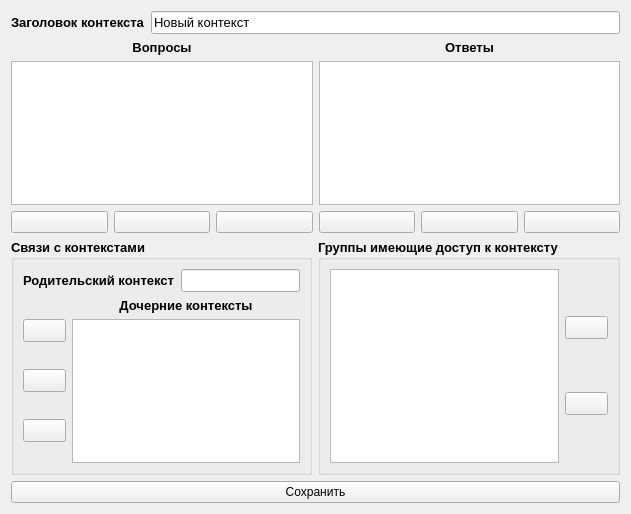
<?xml version="1.0" encoding="UTF-8"?>
<ui version="4.0">
 <class>Form</class>
 <widget class="QWidget" name="Form">
  <property name="geometry">
   <rect>
    <x>0</x>
    <y>0</y>
    <width>631</width>
    <height>514</height>
   </rect>
  </property>
  <property name="windowTitle">
   <string>Редактор контекстов</string>
  </property>
  <layout class="QVBoxLayout" name="verticalLayout_6">
   <item>
    <layout class="QHBoxLayout" name="horizontalLayout">
     <item>
      <widget class="QLabel" name="label_3">
       <property name="font">
        <font>
         <pointsize>10</pointsize>
         <weight>75</weight>
         <bold>true</bold>
        </font>
       </property>
       <property name="text">
        <string>Заголовок контекста</string>
       </property>
      </widget>
     </item>
     <item>
      <widget class="QLineEdit" name="leHeader">
       <property name="font">
        <font>
         <pointsize>10</pointsize>
         <weight>50</weight>
         <bold>false</bold>
        </font>
       </property>
       <property name="text">
        <string>Новый контекст</string>
       </property>
      </widget>
     </item>
    </layout>
   </item>
   <item>
    <layout class="QHBoxLayout" name="horizontalLayout_5">
     <item>
      <layout class="QVBoxLayout" name="verticalLayout">
       <item>
        <widget class="QLabel" name="label">
         <property name="font">
          <font>
           <pointsize>10</pointsize>
           <weight>75</weight>
           <bold>true</bold>
          </font>
         </property>
         <property name="text">
          <string>Вопросы</string>
         </property>
         <property name="alignment">
          <set>Qt::AlignCenter</set>
         </property>
        </widget>
       </item>
       <item>
        <widget class="QTableView" name="tvQ"/>
       </item>
       <item>
        <layout class="QHBoxLayout" name="horizontalLayout_2">
         <item>
          <widget class="QPushButton" name="pbQAdd">
           <property name="text">
            <string/>
           </property>
           <property name="icon">
            <iconset>
             <normaloff>../../pics/Add.png</normaloff>../../pics/Add.png</iconset>
           </property>
          </widget>
         </item>
         <item>
          <widget class="QPushButton" name="pbQEdit">
           <property name="text">
            <string/>
           </property>
           <property name="icon">
            <iconset>
             <normaloff>../../pics/Edit.png</normaloff>../../pics/Edit.png</iconset>
           </property>
          </widget>
         </item>
         <item>
          <widget class="QPushButton" name="pbQDel">
           <property name="text">
            <string/>
           </property>
           <property name="icon">
            <iconset>
             <normaloff>../../pics/Del.png</normaloff>../../pics/Del.png</iconset>
           </property>
          </widget>
         </item>
        </layout>
       </item>
      </layout>
     </item>
     <item>
      <layout class="QVBoxLayout" name="verticalLayout_2">
       <item>
        <widget class="QLabel" name="label_2">
         <property name="font">
          <font>
           <pointsize>10</pointsize>
           <weight>75</weight>
           <bold>true</bold>
          </font>
         </property>
         <property name="text">
          <string>Ответы</string>
         </property>
         <property name="alignment">
          <set>Qt::AlignCenter</set>
         </property>
        </widget>
       </item>
       <item>
        <widget class="QTableView" name="tvA"/>
       </item>
       <item>
        <layout class="QHBoxLayout" name="horizontalLayout_3">
         <item>
          <widget class="QPushButton" name="pbAAdd">
           <property name="text">
            <string/>
           </property>
           <property name="icon">
            <iconset>
             <normaloff>../../pics/Add.png</normaloff>../../pics/Add.png</iconset>
           </property>
          </widget>
         </item>
         <item>
          <widget class="QPushButton" name="pbAEdit">
           <property name="text">
            <string/>
           </property>
           <property name="icon">
            <iconset>
             <normaloff>../../pics/Edit.png</normaloff>../../pics/Edit.png</iconset>
           </property>
          </widget>
         </item>
         <item>
          <widget class="QPushButton" name="pbADel">
           <property name="text">
            <string/>
           </property>
           <property name="icon">
            <iconset>
             <normaloff>../../pics/Del.png</normaloff>../../pics/Del.png</iconset>
           </property>
          </widget>
         </item>
        </layout>
       </item>
      </layout>
     </item>
    </layout>
   </item>
   <item>
    <layout class="QHBoxLayout" name="horizontalLayout_7">
     <item>
      <widget class="QGroupBox" name="groupBox">
       <property name="font">
        <font>
         <pointsize>10</pointsize>
         <weight>75</weight>
         <bold>true</bold>
        </font>
       </property>
       <property name="title">
        <string>Связи с контекстами</string>
       </property>
       <layout class="QVBoxLayout" name="verticalLayout_5">
        <item>
         <layout class="QHBoxLayout" name="horizontalLayout_4">
          <item>
           <widget class="QLabel" name="label_5">
            <property name="sizePolicy">
             <sizepolicy hsizetype="Expanding" vsizetype="Preferred">
              <horstretch>0</horstretch>
              <verstretch>0</verstretch>
             </sizepolicy>
            </property>
            <property name="font">
             <font>
              <pointsize>10</pointsize>
              <weight>75</weight>
              <bold>true</bold>
             </font>
            </property>
            <property name="text">
             <string>Родительский контекст</string>
            </property>
           </widget>
          </item>
          <item>
           <widget class="QLineEdit" name="leParentContext">
            <property name="sizePolicy">
             <sizepolicy hsizetype="Expanding" vsizetype="Fixed">
              <horstretch>0</horstretch>
              <verstretch>0</verstretch>
             </sizepolicy>
            </property>
            <property name="font">
             <font>
              <pointsize>10</pointsize>
              <weight>50</weight>
              <bold>false</bold>
             </font>
            </property>
            <property name="readOnly">
             <bool>true</bool>
            </property>
           </widget>
          </item>
         </layout>
        </item>
        <item>
         <layout class="QHBoxLayout" name="horizontalLayout_6">
          <item>
           <layout class="QVBoxLayout" name="verticalLayout_4">
            <item>
             <widget class="QPushButton" name="pbCAdd">
              <property name="text">
               <string/>
              </property>
              <property name="icon">
               <iconset>
                <normaloff>../../pics/Add.png</normaloff>../../pics/Add.png</iconset>
              </property>
             </widget>
            </item>
            <item>
             <widget class="QPushButton" name="pbCEdit">
              <property name="text">
               <string/>
              </property>
              <property name="icon">
               <iconset>
                <normaloff>../../pics/Edit.png</normaloff>../../pics/Edit.png</iconset>
              </property>
             </widget>
            </item>
            <item>
             <widget class="QPushButton" name="pbCDel">
              <property name="text">
               <string/>
              </property>
              <property name="icon">
               <iconset>
                <normaloff>../../pics/Del.png</normaloff>../../pics/Del.png</iconset>
              </property>
             </widget>
            </item>
           </layout>
          </item>
          <item>
           <layout class="QVBoxLayout" name="verticalLayout_3">
            <item>
             <widget class="QLabel" name="label_6">
              <property name="font">
               <font>
                <pointsize>10</pointsize>
                <weight>75</weight>
                <bold>true</bold>
               </font>
              </property>
              <property name="text">
               <string>Дочерние контексты</string>
              </property>
              <property name="alignment">
               <set>Qt::AlignCenter</set>
              </property>
             </widget>
            </item>
            <item>
             <widget class="QTableView" name="tvChildContext"/>
            </item>
           </layout>
          </item>
         </layout>
        </item>
       </layout>
      </widget>
     </item>
     <item>
      <widget class="QGroupBox" name="groupBox_2">
       <property name="font">
        <font>
         <pointsize>10</pointsize>
         <weight>75</weight>
         <bold>true</bold>
        </font>
       </property>
       <property name="title">
        <string>Группы имеющие доступ к контексту</string>
       </property>
       <layout class="QHBoxLayout" name="horizontalLayout_9">
        <item>
         <layout class="QHBoxLayout" name="horizontalLayout_8">
          <item>
           <layout class="QVBoxLayout" name="verticalLayout_9">
            <item>
             <widget class="QTableView" name="tvG"/>
            </item>
           </layout>
          </item>
         </layout>
        </item>
        <item>
         <layout class="QVBoxLayout" name="verticalLayout_8">
          <item>
           <widget class="QPushButton" name="pbGAdd">
            <property name="text">
             <string/>
            </property>
            <property name="icon">
             <iconset>
              <normaloff>../../pics/Add.png</normaloff>../../pics/Add.png</iconset>
            </property>
           </widget>
          </item>
          <item>
           <widget class="QPushButton" name="pbGDel">
            <property name="text">
             <string/>
            </property>
            <property name="icon">
             <iconset>
              <normaloff>../../pics/Del.png</normaloff>../../pics/Del.png</iconset>
            </property>
           </widget>
          </item>
         </layout>
        </item>
       </layout>
      </widget>
     </item>
    </layout>
   </item>
   <item>
    <widget class="QPushButton" name="pbSave">
     <property name="text">
      <string>Сохранить</string>
     </property>
     <property name="icon">
      <iconset>
       <normaloff>../../pics/save.png</normaloff>../../pics/save.png</iconset>
     </property>
    </widget>
   </item>
  </layout>
 </widget>
 <resources/>
 <connections/>
</ui>
